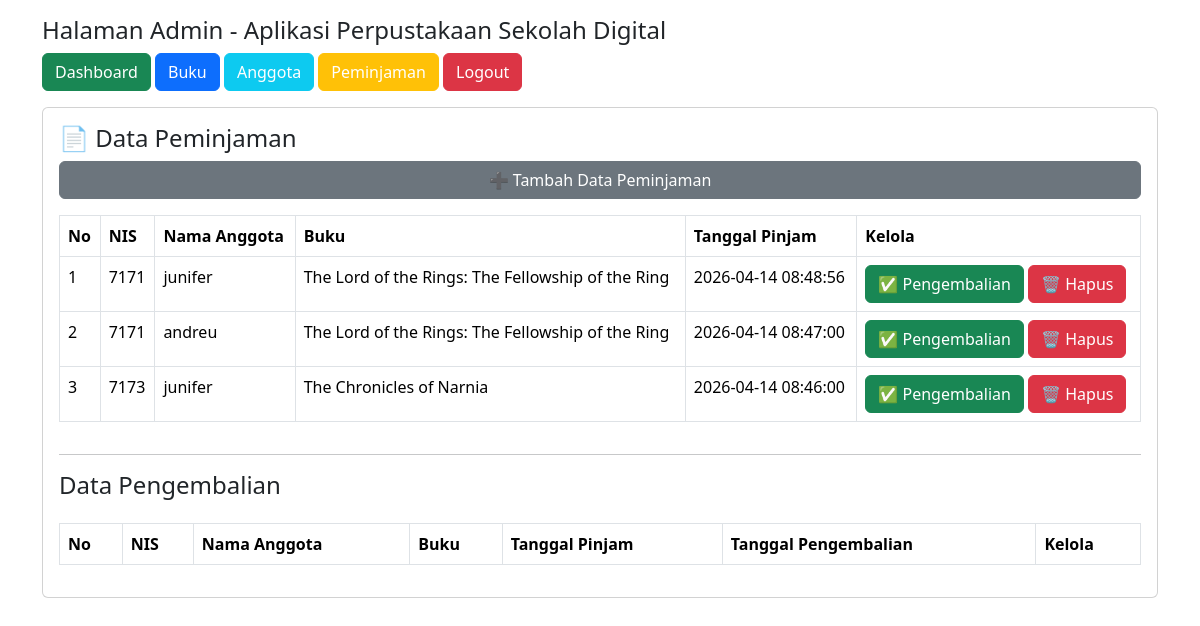
Page /admin/dashboard.php?halaman=data_peminjaman (signed in) on the committed database.
### tables this page shows
CREATE TABLE `transaksi` (
  `id_transaksi` int(11) NOT NULL,
  `id_anggota` int(11) NOT NULL,
  `id_buku` int(11) NOT NULL,
  `tgl_pinjam` datetime NOT NULL DEFAULT current_timestamp(),
  `tgl_kembali` datetime NOT NULL DEFAULT current_timestamp(),
  `status_transaksi` enum('peminjaman','pengembalian') NOT NULL
);

CREATE TABLE `anggota` (
  `id_anggota` int(11) NOT NULL,
  `nis` varchar(20) NOT NULL,
  `nama_anggota` varchar(50) NOT NULL,
  `username` varchar(50) NOT NULL,
  `password` varchar(50) NOT NULL,
  `kelas` varchar(35) NOT NULL
);

CREATE TABLE `buku` (
  `id_buku` int(11) NOT NULL,
  `judul_buku` varchar(100) NOT NULL,
  `pengarang` varchar(100) NOT NULL,
  `penerbit` varchar(100) NOT NULL,
  `tahun_terbit` year(4) NOT NULL,
  `status` enum('tersedia','tidak') NOT NULL,
  `stok` int(11) DEFAULT 0
);

### admin/data_peminjaman.php (the view, shortened to what this page needs)
<h4>📄 Data Peminjaman</h4>
<a href="?halaman=input_peminjaman" class="btn btn-secondary">
    ➕ Tambah Data Peminjaman
</a>
<table class="table table-bordered mt-3">
    <tr class="fw-bold">
        <td>No</td>
        <td>NIS</td>
        <td>Nama Anggota</td>
        <td>Buku</td>
        <td>Tanggal Pinjam</td>
        <td>Kelola</td>
    </tr>
<?php
include '../koneksi.php';
$no = 1;
$query = "SELECT * FROM transaksi,buku,anggota
          WHERE buku.id_buku=transaksi.id_buku
          AND anggota.id_anggota=transaksi.id_anggota
          AND transaksi.status_transaksi='Peminjaman'
          ORDER BY transaksi.id_transaksi DESC";
$data = mysqli_query($koneksi, $query);
foreach ($data as $pinjam) {
?>
    <tr>
        <td><?= $no++; ?></td>
        <td><?= $pinjam['nis'] ?></td>
        <td><?= $pinjam['nama_anggota'] ?></td>
        <td><?= $pinjam['judul_buku'] ?></td>
        <td><?= $pinjam['tgl_pinjam'] ?></td>
        <td>
            <?php
            $pesan = "✅ Pengembalian buku oleh $pinjam[nama_anggota], Buku $pinjam[judul_buku]";
            $isi   = "'$pesan', $pinjam[id_transaksi], $pinjam[id_buku]";
            ?>
            <a onclick="pengembalian(<?= $isi ?>)" class="btn btn-success">✅ Pengembalian</a>
            <?php
            $pesan = "🗑️ Anda Yakin ingin menghapus data $pinjam[nama_anggota], Buku $pinjam[judul_buku]";
            $isi   = "'$pesan', $pinjam[id_transaksi], $pinjam[id_buku]";
            ?>
            <a onclick="hapus(<?= $isi ?>)" class="btn btn-danger">🗑️ Hapus</a>
        </td>
    </tr>
<?php } ?>
</table>
<hr>
<h4> Data Pengembalian</h4>
<table class="table table-bordered mt-3">
    <tr class="fw-bold">
        <td>No</td>
        <td>NIS</td>
        <td>Nama Anggota</td>
        <td>Buku</td>
        <td>Tanggal Pinjam</td>
        <td>Tanggal Pengembalian</td>
        <td>Kelola</td>
    </tr>
</table>

### rows in the picture
transaksi: id_anggota.nis "7171", id_anggota.nama_anggota "junifer", id_buku.judul_buku "The Lord of the Rings: The Fellowship of the Ring", tgl_pinjam "2026-04-14 08:48:56"
transaksi: id_anggota.nis "7171", id_anggota.nama_anggota "andreu", id_buku.judul_buku "The Lord of the Rings: The Fellowship of the Ring", tgl_pinjam "2026-04-14 08:47:00"
transaksi: id_anggota.nis "7173", id_anggota.nama_anggota "junifer", id_buku.judul_buku "The Chronicles of Narnia", tgl_pinjam "2026-04-14 08:46:00"
